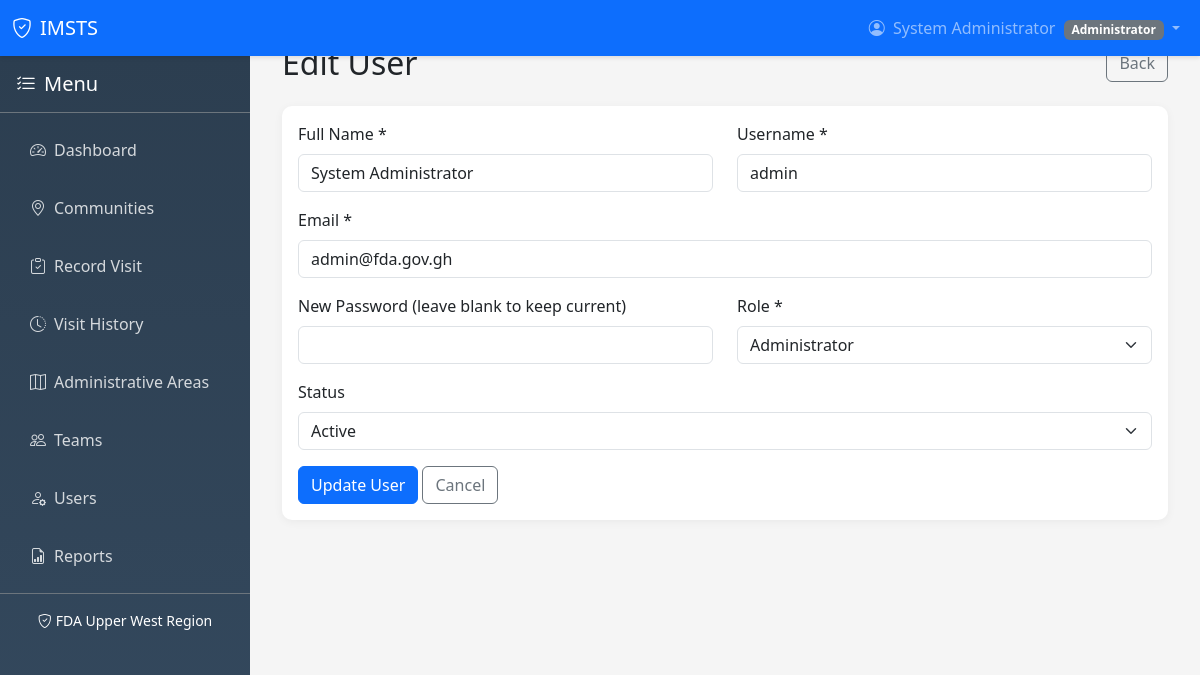
Page /users/edit.php?id=1 (signed in) on the committed database.
### tables this page shows
CREATE TABLE IF NOT EXISTS users (
    id INT AUTO_INCREMENT PRIMARY KEY,
    full_name VARCHAR(100) NOT NULL,
    username VARCHAR(50) NOT NULL UNIQUE,
    email VARCHAR(100) NOT NULL UNIQUE,
    password VARCHAR(255) NOT NULL,
    role ENUM('administrator', 'supervisor', 'field_officer') NOT NULL DEFAULT 'field_officer',
    status ENUM('active', 'inactive') NOT NULL DEFAULT 'active',
    created_at TIMESTAMP DEFAULT CURRENT_TIMESTAMP,
    updated_at TIMESTAMP DEFAULT CURRENT_TIMESTAMP ON UPDATE CURRENT_TIMESTAMP
);

### config/database.php (called while the page is built, shortened)
<?php
$databaseUrl = getenv('DATABASE_URL');
if ($databaseUrl) {
    $parsedUrl = parse_url($databaseUrl);
    $dbHost = $parsedUrl['host'];
    $dbPort = $parsedUrl['port'] ?? 5432;
    $dbName = ltrim($parsedUrl['path'], '/');
    $dbUser = $parsedUrl['user'];
    $dbPass = $parsedUrl['pass'];
    $dbType = 'pgsql';
} else {
    $dbType = 'mysql';
    $dbHost = 'localhost';
    $dbName = 'imsts_db';
    $dbUser = 'root';
    $dbPass = '';
    $dbPort = 3306;
}
try {
    if ($dbType === 'pgsql') {
        $dsn = "pgsql:host=$dbHost;port=$dbPort;dbname=$dbName";
        $options = [
            PDO::ATTR_ERRMODE => PDO::ERRMODE_EXCEPTION,
            PDO::ATTR_DEFAULT_FETCH_MODE => PDO::FETCH_ASSOC,
            PDO::ATTR_EMULATE_PREPARES => false,
        ];
        $pdo = new PDO($dsn, $dbUser, $dbPass, $options);
    } else {
        $dsn = "mysql:host=$dbHost;port=$dbPort;dbname=$dbName;charset=utf8mb4";
        $options = [
            PDO::ATTR_ERRMODE => PDO::ERRMODE_EXCEPTION,
            PDO::ATTR_DEFAULT_FETCH_MODE => PDO::FETCH_ASSOC,
            PDO::ATTR_EMULATE_PREPARES => false,
        ];
        $pdo = new PDO($dsn, $dbUser, $dbPass, $options);
    }
} catch (PDOException $e) {
    error_log("Database Connection Error: " . $e->getMessage());
    die("Database connection failed. Please check your configuration.");
}
function executeQuery($sql, $params = []) {
    global $pdo;
    try {
        $stmt = $pdo->prepare($sql);
        $stmt->execute($params);
        return $stmt;
    } catch (PDOException $e) {
        error_log("Query Error: " . $e->getMessage());
        throw $e;
    }
}
function fetchOne($sql, $params = []) {
    $stmt = executeQuery($sql, $params);
    return $stmt->fetch();
}
?>

### users/edit.php (the view, shortened to what this page needs)
<?php
$userId = $_GET['id'] ?? 0;
$sql = "SELECT id, full_name, username, email, role, status FROM users WHERE id = ?";
$user = fetchOne($sql, [$userId]);
include '../includes/header.php';
?>
<div class="d-flex justify-content-between align-items-center mb-4">
    <div><h2 class="mb-0">Edit User</h2></div>
    <a href="index.php" class="btn btn-outline-secondary">Back</a>
</div>
<div class="card">
    <div class="card-body">
        <form method="POST" action="">
            <div class="row">
                <div class="col-md-6 mb-3">
                    <label class="form-label">Full Name *</label>
                    <input type="text" class="form-control" name="full_name" value="<?php echo htmlspecialchars($_POST['full_name'] ?? $user['full_name']); ?>" required>
                </div>
                <div class="col-md-6 mb-3">
                    <label class="form-label">Username *</label>
                    <input type="text" class="form-control" name="username" value="<?php echo htmlspecialchars($_POST['username'] ?? $user['username']); ?>" required>
                </div>
            </div>
            <div class="mb-3">
                <label class="form-label">Email *</label>
                <input type="email" class="form-control" name="email" value="<?php echo htmlspecialchars($_POST['email'] ?? $user['email']); ?>" required>
            </div>
            <div class="row">
                <div class="col-md-6 mb-3">
                    <label class="form-label">New Password (leave blank to keep current)</label>
                    <input type="password" class="form-control" name="password" minlength="6">
                </div>
                <div class="col-md-6 mb-3">
                    <label class="form-label">Role *</label>
                    <select class="form-select" name="role" required>
                        <option value="administrator" <?php echo (($_POST['role'] ?? $user['role'])) === 'administrator' ? 'selected' : ''; ?>>Administrator</option>
                    </select>
                </div>
            </div>
            <div class="mb-3">
                <label class="form-label">Status</label>
                <select class="form-select" name="status">
                    <option value="active" <?php echo (($_POST['status'] ?? $user['status'])) === 'active' ? 'selected' : ''; ?>>Active</option>
                </select>
            </div>
            <button type="submit" class="btn btn-primary">Update User</button>
            <a href="index.php" class="btn btn-outline-secondary">Cancel</a>
        </form>
    </div>
</div>
<?php include '../includes/footer.php'; ?>

### includes/header.php (style rules this page uses)
body { background-color: #f5f5f5; }
.card { border: none; border-radius: 10px; box-shadow: 0 2px 10px rgba(0,0,0,0.05); margin-bottom: 20px; }

### rows in the picture
users: full_name "System Administrator", username "admin", email "admin@fda.gov.gh", role "Administrator", status "Active"

### other values in the picture
$_SESSION['full_name'] "System Administrator"
$_SESSION['role'] "Administrator"
